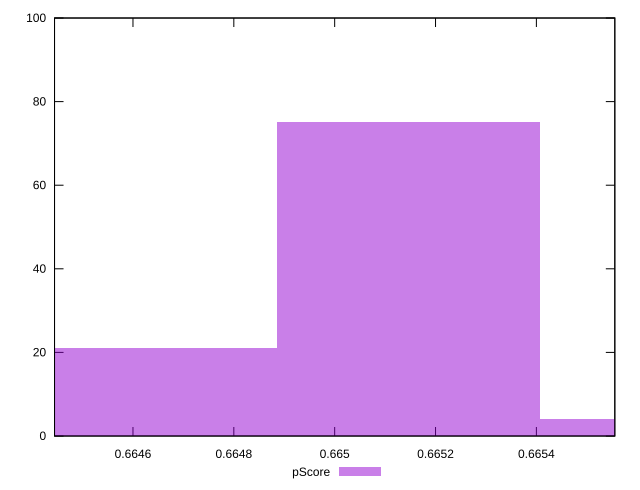

gnuplot code for this plot:
reset

$pScore <<EOF
0.6646241055364372 21
0.6651457885078159 75
0.6656674714791947 4
EOF

set key outside below
set boxwidth 0.0005216829713786792
set xrange [0.6644444444444444:0.6655555555555556]
set yrange [0:100]
set trange [0:100]
set style fill transparent solid 0.5 noborder
set terminal svg size 640, 490 enhanced background rgb 'white'
set output "report_00008_2021-01-22T20:58:29.167/uses-rel-preload/samples/pages+cached+noexternal+nofonts+nosvg+noimg/pScore/histogram.svg"

plot $pScore title "pScore" with boxes

reset
